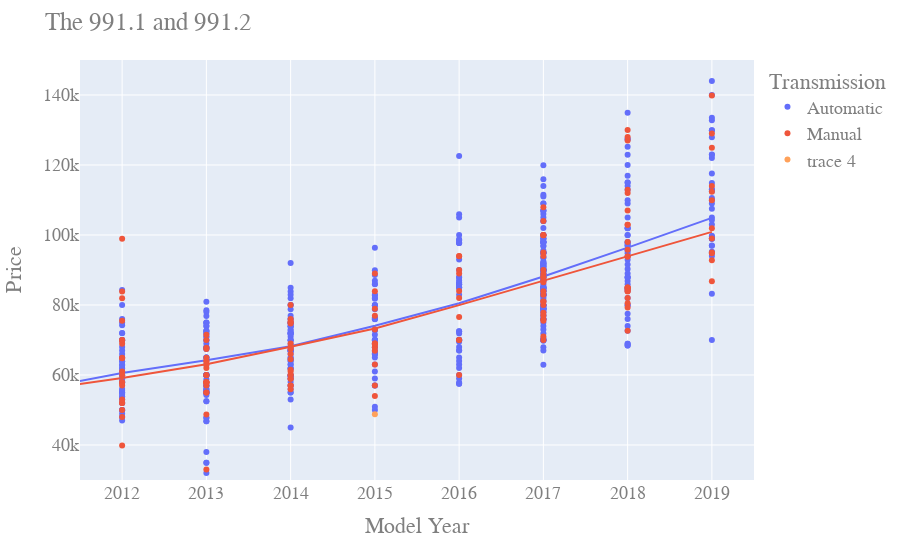

This figure's notebook cell:
### Code cell
import plotly.express as px

fig3 = px.scatter(df, x="Year", y="Price", color="Transmission", trendline="lowess")
fig3.update_layout(
    title="The 991.1 and 991.2",
    xaxis_title="Model Year",
    yaxis_title="Price",
    font=dict(
        family="Courier New, monospace",
        size=18,
        color="#7f7f7f"),
    xaxis=dict(
        range=[2011.5, 2019.5]),
    yaxis=dict(
        range=[30000, 150000]),
        )
fig3.add_trace(go.Scatter(
    x=[year_for_chart],
    y=[price[0]],
    mode="markers",
)) 
fig.add_annotation(
        x=year_for_chart,
        y=price[0],
        xref="x",
        yref="y",
        text="max=5",
        showarrow=True,
        font=dict(
            family="Courier New, monospace",
            size=16,
            color="#ffffff"
            ),
        align="center",
        arrowhead=2,
        arrowsize=1,
        arrowwidth=2,
        arrowcolor="#636363",
        ax=20,
        ay=-30,
        bordercolor="#c7c7c7",
        borderwidth=2,
        borderpad=4,
        bgcolor="#ff7f0e",
        opacity=0.8
        )  
fig3.show()

### Figure 1 — Plotly figure (JSON) as saved in the notebook; plotly's stock layout.template omitted (floating-point values rounded to 4 significant figures; data arrays with more than 128 entries replaced by an {"elided": "..."} marker saying what was removed)
{"data": [{"hovertemplate": "Transmission=Automatic<br>Year=%{x}<br>Price=%{y}<extra></extra>", "legendgroup": "Automatic", "marker": {"color": "#636efa", "symbol": "circle"}, "mode": "markers", "name": "Automatic", "orientation": "v", "showlegend": true, "type": "scatter", "x": {"elided": "592 int values"}, "xaxis": "x", "y": {"elided": "592 int values"}, "yaxis": "y"}, {"hovertemplate": "<b>LOWESS trendline</b><br><br>Transmission=Automatic<br>Year=%{x}<br>Price=%{y} <b>(trend)</b><extra></extra>", "legendgroup": "Automatic", "marker": {"color": "#636efa", "symbol": "circle"}, "mode": "lines", "name": "Automatic", "showlegend": false, "type": "scatter", "x": {"elided": "592 int values"}, "xaxis": "x", "y": {"elided": "592 float values"}, "yaxis": "y"}, {"hovertemplate": "Transmission=Manual<br>Year=%{x}<br>Price=%{y}<extra></extra>", "legendgroup": "Manual", "marker": {"color": "#EF553B", "symbol": "circle"}, "mode": "markers", "name": "Manual", "orientation": "v", "showlegend": true, "type": "scatter", "x": {"elided": "218 int values"}, "xaxis": "x", "y": {"elided": "218 int values"}, "yaxis": "y"}, {"hovertemplate": "<b>LOWESS trendline</b><br><br>Transmission=Manual<br>Year=%{x}<br>Price=%{y} <b>(trend)</b><extra></extra>", "legendgroup": "Manual", "marker": {"color": "#EF553B", "symbol": "circle"}, "mode": "lines", "name": "Manual", "showlegend": false, "type": "scatter", "x": {"elided": "218 int values"}, "xaxis": "x", "y": {"elided": "218 float values"}, "yaxis": "y"}, {"mode": "markers", "type": "scatter", "x": [2015], "y": [48780.0]}], "layout": {"font": {"color": "#7f7f7f", "family": "Courier New, monospace", "size": 18}, "legend": {"title": {"text": "Transmission"}, "tracegroupgap": 0}, "margin": {"t": 60}, "title": {"text": "The 991.1 and 991.2"}, "xaxis": {"anchor": "y", "domain": [0, 1], "range": [2012.0, 2020.0], "title": {"text": "Model Year"}}, "yaxis": {"anchor": "x", "domain": [0, 1], "range": [30000, 150000], "title": {"text": "Price"}}}}
